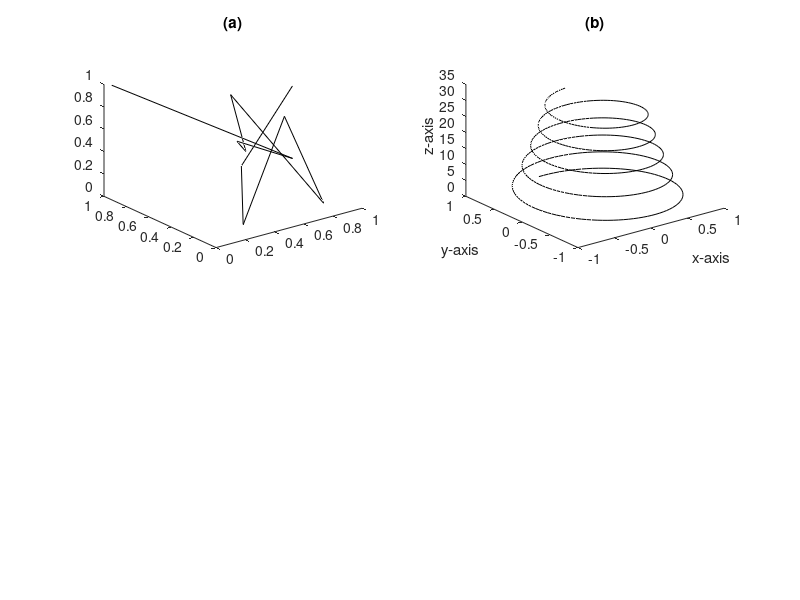

MATLAB code to generate this figure:
subplot(2,2,1)
plot3(rand(1,10), rand(1,10), rand(1,10),'k'),title('(a)')
subplot(2,2,2)
t = 0:pi/50:10*pi;
plot3(exp(-0.02*t).*sin(t), exp(-0.02*t).*cos(t),t,'k'), ...
xlabel('x-axis'), ylabel('y-axis'), zlabel('z-axis'),title('(b)')
